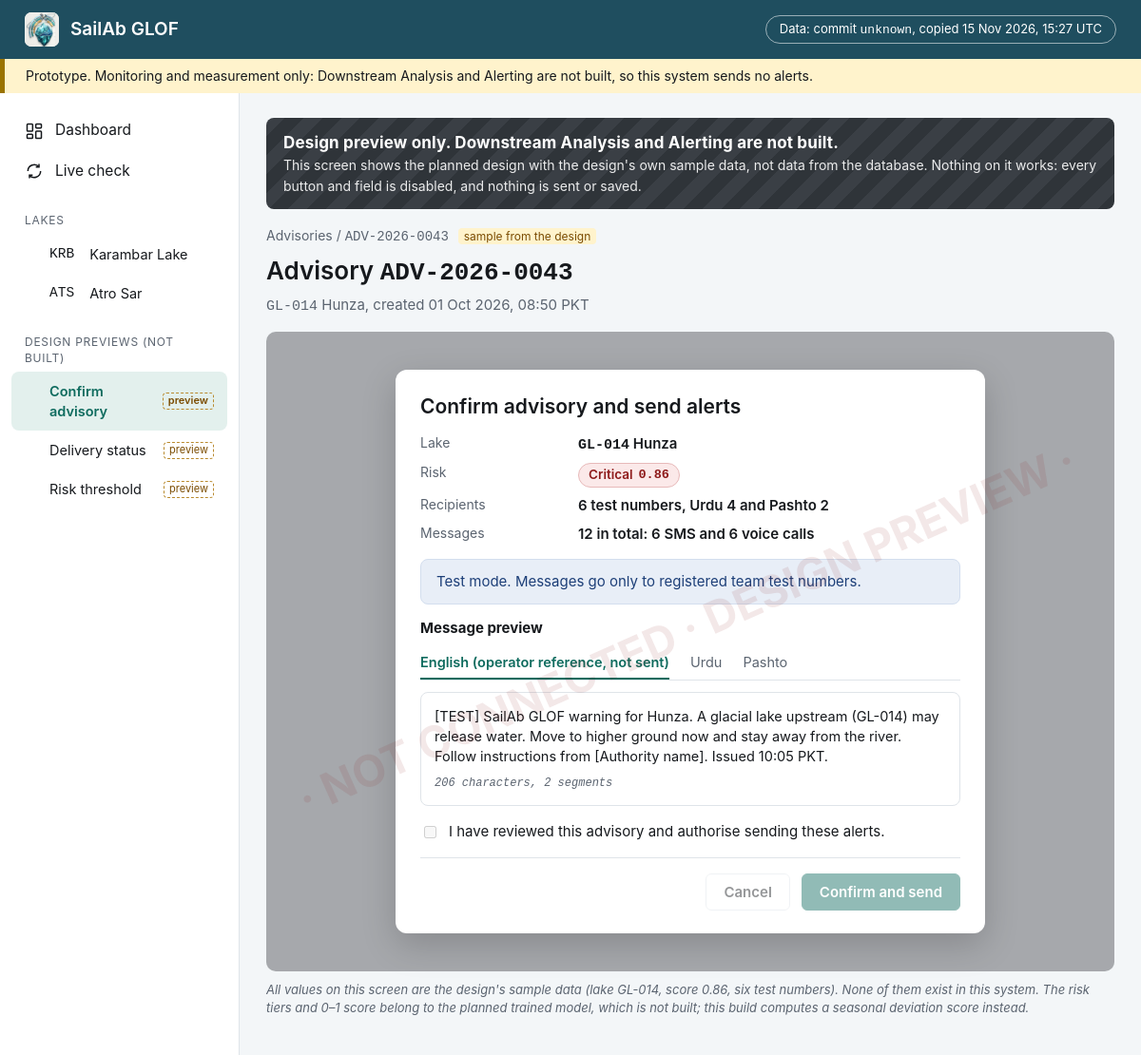
Page /preview/confirm-advisory on the committed database.
### tables this page shows
CREATE TABLE lake (
    id INTEGER PRIMARY KEY,
    code TEXT NOT NULL UNIQUE,
    name TEXT NOT NULL,
    centre_lon REAL NOT NULL,
    centre_lat REAL NOT NULL,
    boundary_radius_m REAL NOT NULL,
    growth_distance_limit_m REAL NOT NULL DEFAULT 2500
);

### webapp/main.py (the view)
    @app.get("/preview/{name}", response_class=HTMLResponse)
    def preview_page(request: Request, name: str) -> HTMLResponse:
        if name not in previews:
            raise HTTPException(status_code=404, detail=f"no design preview called {name!r}")
        template, nav = previews[name]
        return render(request, template, nav, {})

### webapp/templates/preview_confirm_advisory.html (shortened to what this page needs)
{% extends "preview_base.html" %}
{% set why = "Not built: Alerting is out of scope for this build, so no advisory can be confirmed or sent." %}
{% block preview %}
<div class="breadcrumb">Advisories / <span class="mono">ADV-2026-0043</span> <span class="sample">sample from the design</span></div>
<h1>Advisory <span class="mono">ADV-2026-0043</span></h1>
<p style="color:var(--muted);margin-top:0"><span class="mono">GL-014</span> Hunza, created 01 Oct 2026, 08:50 PKT</p>
<div class="modal-backdrop">
  <div class="modal" role="dialog" aria-label="Confirm advisory and send alerts (design preview)">
    <h2 style="font-size:21px">Confirm advisory and send alerts</h2>
    <dl class="kv" style="grid-template-columns:150px 1fr">
      <dt>Lake</dt><dd style="text-align:left"><span class="mono">GL-014</span> Hunza</dd>
      <dt>Risk</dt><dd style="text-align:left"><span class="chip red">Critical <span class="num">0.86</span></span></dd>
      <dt>Recipients</dt><dd style="text-align:left">6 test numbers, Urdu 4 and Pashto 2</dd>
      <dt>Messages</dt><dd style="text-align:left">12 in total: 6 SMS and 6 voice calls</dd>
    </dl>
    <div class="banner info" style="margin:16px 0 14px">Test mode. Messages go only to registered team test numbers.</div>
    <strong>Message preview</strong>
    <div class="tabs"><span class="on">English (operator reference, not sent)</span><span>Urdu</span><span>Pashto</span></div>
    <div class="msg">[TEST] SailAb GLOF warning for Hunza. A glacial lake upstream (GL-014) may release water. Move to higher
      ground now and stay away from the river. Follow instructions from [Authority name]. Issued 10:05 PKT.
      <div class="mono" style="color:var(--muted);font-size:12px;margin-top:10px;font-style:italic">206 characters, 2 segments</div></div>
    <label style="display:flex;gap:10px;align-items:center;margin:16px 0" title="{{ why }}">
      <input type="checkbox" disabled title="{{ why }}"> I have reviewed this advisory and authorise sending these alerts.
    </label>
    <div style="display:flex;justify-content:flex-end;gap:12px;border-top:1px solid var(--border);padding-top:16px">
      <button type="button" class="btn" disabled title="{{ why }}">Cancel</button>
      <button type="button" class="btn primary" disabled title="{{ why }}">Confirm and send</button>
    </div>
  </div>
</div>
<p class="footnote">All values on this screen are the design's sample data (lake GL-014, score 0.86, six test numbers). None of them exist in this system.
  The risk tiers and 0–1 score belong to the planned trained model, which is not built; this build computes a seasonal deviation score instead.</p>
{% endblock %}

### webapp/templates/base.html (shortened to what this page needs)
<!doctype html>
<html lang="en">
<head>
  <link rel="stylesheet" href="/static/style.css">
</head>
<body>
  <header class="topbar">
    <a class="brand" href="/"><img src="/static/logo_mark.png" alt="">SailAb GLOF</a>
    <a class="provenance" href="/api/provenance" title="Which published database state these pages show">
      Data: commit <span class="mono">{{ provenance.git_commit or "unknown" }}</span>, copied {{ provenance.copied_at | utc_time }}
    </a>
  </header>
  <div class="banner-top">
    Prototype. Monitoring and measurement only: Downstream Analysis and Alerting are not built, so this system sends no alerts.
  </div>
  <div class="layout">
    <nav class="sidebar">
      <a href="/" class="{{ 'active' if nav == 'dashboard' }}">
        <svg viewBox="0 0 24 24" fill="none" stroke="currentColor" stroke-width="1.8"><rect x="3" y="3" width="7" height="9" rx="1"/><rect x="14" y="3" width="7" height="5" rx="1"/><rect x="14" y="12" width="7" height="9" rx="1"/><rect x="3" y="16" width="7" height="5" rx="1"/></svg>
        Dashboard</a>
      <a href="/live" class="{{ 'active' if nav == 'live' }}">
        <svg viewBox="0 0 24 24" fill="none" stroke="currentColor" stroke-width="1.8"><path d="M4 12a8 8 0 0 1 14-5.3M20 12a8 8 0 0 1-14 5.3"/><path d="M18 3v4h-4M6 21v-4h4"/></svg>
        Live check</a>
      <div class="section">Lakes</div>
      {% for l in nav_lakes %}
      <a href="/lakes/{{ l.code }}" class="sub {{ 'active' if nav == l.code }}"><span class="mono">{{ l.code }}</span>&nbsp;{{ l.name }}</a>
      {% endfor %}
      <div class="section">Design previews (not built)</div>
      <a href="/preview/confirm-advisory" class="sub preview-link {{ 'active' if nav == 'p-confirm' }}">Confirm advisory</a>
      <a href="/preview/delivery-status" class="sub preview-link {{ 'active' if nav == 'p-delivery' }}">Delivery status</a>
      <a href="/preview/risk-threshold" class="sub preview-link {{ 'active' if nav == 'p-threshold' }}">Risk threshold</a>
    </nav>
    <main>{% block main %}{% endblock %}</main>
  </div>
</body>
</html>

### webapp/static/style.css (style rules this page uses)
:root { --header: #1f4e5f; --primary: #0e6b5e; --primary-soft: #e3f0ed; --page: #f3f6f8; --card: #ffffff; --border: #dfe4e9; --text: #16191d; --muted: #5b6470; --banner: #fff3cc; --banner-stripe: #9a7300; --info: #e8eef7; --info-text: #1d3f78; --warn: #fff3cc; --warn-text: #6b5000; --error: #fbe9e9; --error-text: #8e1b1b; --optical: #1e4e8c; --chip: #eef1f4; --mono: "IBM Plex Mono", "JetBrains Mono", ui-monospace, "SFMono-Regular", Menlo, Consolas, monospace; }
* { box-sizing: border-box; }
html, body { margin: 0; }
body { background: var(--page); color: var(--text); font: 15px/1.45 Inter, "Segoe UI", system-ui, -apple-system, Roboto, Arial, sans-serif; }
a { color: var(--primary); text-decoration: none; }
.mono { font-family: var(--mono); }
.topbar { background: var(--header); color: #fff; height: 62px; display: flex; align-items: center; padding: 0 26px; gap: 12px; }
.topbar .brand { display: flex; align-items: center; gap: 12px; color: #fff; font-weight: 600; font-size: 19px; }
.topbar .brand img { width: 36px; height: 36px; border-radius: 7px; background: #fff; }
.provenance { border: 1px solid rgba(255,255,255,.55); border-radius: 999px; padding: 4px 14px; font-size: 13px; color: #fff; }
.banner-top { background: var(--banner); border-left: 5px solid var(--banner-stripe); padding: 8px 22px; font-size: 14px; }
.layout { display: grid; grid-template-columns: 252px 1fr; min-height: calc(100vh - 100px); }
.sidebar { background: #fff; border-right: 1px solid var(--border); padding: 18px 12px; }
.sidebar a { display: flex; align-items: center; gap: 12px; padding: 10px 14px; border-radius: 8px; color: var(--text); font-size: 15.5px; }
.sidebar a.active { background: var(--primary-soft); color: var(--primary); font-weight: 600; }
.sidebar .section { margin: 22px 14px 6px; font-size: 12px; letter-spacing: .06em; color: var(--muted); text-transform: uppercase; }
.sidebar .sub { padding-left: 40px; font-size: 14.5px; }
.sidebar svg { width: 20px; height: 20px; flex: none; }
main { padding: 26px 28px 40px; min-width: 0; }
h1 { font-size: 26px; font-weight: 600; margin: 0 0 4px; }
h2 { font-size: 19px; font-weight: 600; margin: 0 0 12px; }
.breadcrumb { color: var(--muted); font-size: 14px; margin-bottom: 6px; }
.banner { border-radius: 8px; padding: 12px 16px; display: flex; gap: 12px; align-items: flex-start; margin-bottom: 18px; font-size: 15px; }
.banner.info { background: var(--info); color: var(--info-text); border: 1px solid #d3deee; }
.chip { display: inline-flex; align-items: center; gap: 6px; padding: 2px 10px; border-radius: 999px; font-size: 13.5px; background: var(--chip); color: var(--text); white-space: nowrap; }
.chip .num { font-family: var(--mono); }
.footnote { font-size: 13px; color: var(--muted); font-style: italic; margin-top: 10px; }
dl.kv { display: grid; grid-template-columns: 1fr auto; gap: 8px 16px; margin: 0; }
dl.kv dt { color: var(--muted); font-size: 14px; }
dl.kv dd { margin: 0; font-weight: 600; text-align: right; font-family: var(--mono); }
.preview-link::after { content: "preview"; margin-left: auto; font-size: 11px; color: #7a4b00; border: 1px dashed #b98a2e; border-radius: 4px; padding: 0 5px; }
.preview-body button, .preview-body input, .preview-body select, .preview-body textarea { cursor: not-allowed; }
.preview-body .sample { font-size: 12px; color: #7a4b00; background: #fff3cc; border-radius: 4px; padding: 1px 6px; margin-left: 6px; }
.btn { font: 600 15px Inter, system-ui, sans-serif; border-radius: 6px; padding: 9px 18px; border: 1px solid var(--border); background: #fff; color: var(--text); }
.btn.primary { background: var(--primary); border-color: var(--primary); color: #fff; }
.btn[disabled] { opacity: .45; }
.modal-backdrop { background: rgba(22, 25, 29, .35); border-radius: 10px; padding: 40px 20px; display: flex; justify-content: center; }
.modal { background: #fff; border-radius: 12px; width: min(620px, 100%); padding: 24px 26px; box-shadow: 0 12px 36px rgba(0,0,0,.18); }
.modal dl.kv dd { font-family: inherit; }
.tabs { display: flex; gap: 22px; border-bottom: 1px solid var(--border); margin: 8px 0 12px; font-size: 14.5px; }
.tabs span { padding: 6px 0; color: var(--muted); }
.tabs span.on { color: var(--primary); border-bottom: 2px solid var(--primary); font-weight: 600; }
.msg { border: 1px solid var(--border); border-radius: 8px; padding: 14px; font-size: 14.5px; }
.chip.red { background: #fbe9e9; color: #8e1b1b; border: 1px solid #e7b9b9; }

### rows in the picture
lake: code "KRB", name "Karambar Lake"
lake: code "ATS", name "Atro Sar"

### other values in the picture
{{ provenance.git_commit or "unknown" }} "unknown"
{{ provenance.copied_at | utc_time }} "15 Nov 2026, 15:27 UTC"
